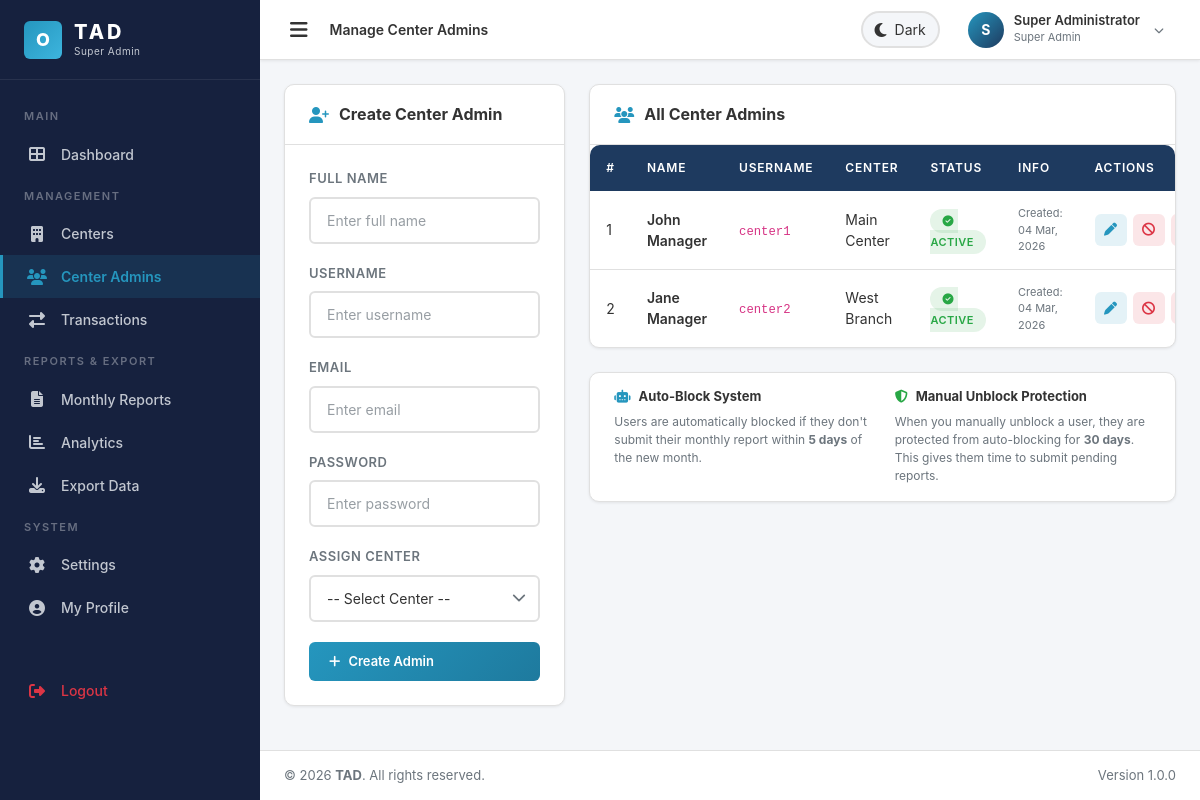
/superadmin/users.php (signed in), run on the app's committed database.
### tables this page shows
CREATE TABLE `users` (
    `id` INT AUTO_INCREMENT PRIMARY KEY,
    `name` VARCHAR(255) NOT NULL,
    `username` VARCHAR(100) NOT NULL UNIQUE,
    `email` VARCHAR(255) DEFAULT NULL,
    `password` VARCHAR(255) NOT NULL,
    `role` ENUM('super_admin', 'center_admin') NOT NULL DEFAULT 'center_admin',
    `center_id` INT DEFAULT NULL,
    `status` ENUM('active', 'blocked') NOT NULL DEFAULT 'active',
    `created_at` TIMESTAMP DEFAULT CURRENT_TIMESTAMP,
    FOREIGN KEY (`center_id`) REFERENCES `centers`(`id`) ON DELETE SET NULL
);

CREATE TABLE `centers` (
    `id` INT AUTO_INCREMENT PRIMARY KEY,
    `center_name` VARCHAR(255) NOT NULL,
    `location` VARCHAR(255) NOT NULL,
    `created_at` TIMESTAMP DEFAULT CURRENT_TIMESTAMP
);

### includes/functions.php (called while the page is built, shortened)
<?php
function sanitize($data) {
    $data = trim($data);
    $data = stripslashes($data);
    $data = htmlspecialchars($data, ENT_QUOTES, 'UTF-8');
    return $data;
}
function formatDate($date) {
    return date('d M, Y', strtotime($date));
}

### superadmin/users.php (the view, shortened to what this page needs)
<?php
$conn = getDBConnection();
$users = $conn->query("SELECT u.*, c.center_name,
    (SELECT al.created_at FROM activity_log al WHERE al.user_id = u.id AND al.action = 'Manual Unblock' ORDER BY al.created_at DESC LIMIT 1) as last_unblocked,
    (SELECT al.created_at FROM activity_log al WHERE al.user_id = u.id AND al.action = 'Auto-Blocked' ORDER BY al.created_at DESC LIMIT 1) as last_auto_blocked
    FROM users u
    LEFT JOIN centers c ON u.center_id = c.id
    WHERE u.role = 'center_admin'
    ORDER BY u.created_at DESC");
$editUser = null;
include __DIR__ . '/../includes/header.php';
?>
<div class="row g-4">
    <div class="col-lg-4">
        <div class="card-custom">
            <div class="card-custom-header">
                <h5><i class="fas fa-<?php echo $editUser ? 'edit' : 'user-plus'; ?>"></i>
                    <?php echo $editUser ? 'Edit Admin' : 'Create Center Admin'; ?>
                </h5>
            </div>
            <div class="card-custom-body">
                <form method="POST" class="needs-validation" novalidate>
                    <div class="form-group-custom">
                        <label>Full Name</label>
                        <input type="text" name="name" class="form-control-custom" required
                               placeholder="Enter full name"
                               value="<?php echo $editUser ? sanitize($editUser['name']) : ''; ?>">
                    </div>
                    <?php if (!$editUser): ?>
                    <div class="form-group-custom">
                        <label>Username</label>
                        <input type="text" name="username" class="form-control-custom" required
                               placeholder="Enter username" pattern="[a-zA-Z0-9_.]+">
                    </div>
                    <?php endif; ?>
                    <div class="form-group-custom">
                        <label>Email</label>
                        <input type="email" name="email" class="form-control-custom"
                               placeholder="Enter email"
                               value="<?php echo $editUser ? sanitize($editUser['email'] ?? '') : ''; ?>">
                    </div>
                    <div class="form-group-custom">
                        <label>Password <?php echo $editUser ? '(leave blank to keep)' : ''; ?></label>
                        <input type="password" name="password" class="form-control-custom"
                               placeholder="Enter password" <?php echo $editUser ? '' : 'required'; ?> minlength="6">
                    </div>
                    <div class="form-group-custom">
                        <label>Assign Center</label>
                        <select name="center_id" class="form-control-custom" required>
                            <option value="">-- Select Center --</option>
                        </select>
                    </div>
                    <button type="submit" class="btn-primary-custom w-100">
                        <i class="fas fa-<?php echo $editUser ? 'save' : 'plus'; ?>"></i>
                        <?php echo $editUser ? 'Update Admin' : 'Create Admin'; ?>
                    </button>
                </form>
            </div>
        </div>
    </div>
    <div class="col-lg-8">
        <div class="card-custom">
            <div class="card-custom-header">
                <h5><i class="fas fa-users"></i> All Center Admins</h5>
            </div>
            <div class="card-custom-body p-0">
                <div class="table-responsive">
                    <table class="table-custom">
                        <thead>
                            <tr>
                                <th>#</th>
                                <th>Name</th>
                                <th>Username</th>
                                <th>Center</th>
                                <th>Status</th>
                                <th>Info</th>
                                <th>Actions</th>
                            </tr>
                        </thead>
                        <tbody>
                            <?php $sr = 1; while ($u = $users->fetch_assoc()): ?>
                            <tr>
                                <td><?php echo $sr++; ?></td>
                                <td class="fw-600"><?php echo sanitize($u['name']); ?></td>
                                <td class="text-muted-custom"><code><?php echo sanitize($u['username']); ?></code></td>
                                <td><?php echo sanitize($u['center_name'] ?? 'N/A'); ?></td>
                                <td>
                                    <?php if ($u['status'] === 'active'): ?>
                                        <span class="badge-type badge-active">
                                            <i class="fas fa-check-circle me-1"></i>Active
                                        </span>
                                    <?php else: ?>
                                        <span class="badge-type badge-blocked">
                                            <i class="fas fa-ban me-1"></i>Blocked
                                        </span>
                                    <?php endif; ?>
                                </td>
                                <td style="font-size: 11px;">
                                    <?php if (!$u['last_auto_blocked'] && !$u['last_unblocked']): ?>
                                        <span class="text-muted-custom">
                                            Created: <?php echo formatDate($u['created_at']); ?>
                                        </span>
                                    <?php endif; ?>
                                </td>
                                <td>
                                    <div class="action-btns">
                                        <a href="?edit=<?php echo $u['id']; ?>" class="btn-icon btn-icon-edit" title="Edit">
                                            <i class="fas fa-pen"></i>
                                        </a>
                                        <?php if ($u['status'] === 'active'): ?>
                                            <a href="?toggle_status=<?php echo $u['id']; ?>"
                                               class="btn-icon btn-icon-delete"
                                               title="Block this user"
                                               onclick="return confirm('⚠️ Block user \'<?php echo sanitize($u['username']); ?>\'?\n\nThey will NOT be able to login.')">
                                                <i class="fas fa-ban"></i>
                                            </a>
                                        <?php endif; ?>
                                        <a href="?delete=<?php echo $u['id']; ?>"
                                           class="btn-icon btn-icon-delete" title="Delete"
                                           onclick="return confirm('🗑️ Permanently delete user \'<?php echo sanitize($u['username']); ?>\'?\n\nThis cannot be undone!')">
                                        </a>
                                    </div>
                                </td>
                            </tr>
                            <?php endwhile; ?>
                        </tbody>
                    </table>
                </div>
            </div>
        </div>
        <div class="card-custom mt-3">
            <div class="card-custom-body" style="padding: 16px 24px;">
                <div class="row">
                    <div class="col-md-6">
                        <h6 class="fw-700 mb-2" style="font-size: 13px;"><i class="fas fa-robot text-primary-custom me-2"></i>Auto-Block System</h6>
                        <p class="text-muted-custom mb-0" style="font-size: 12px;">
                            Users are automatically blocked if they don't submit their monthly report within
                            <strong><?php echo AUTO_BLOCK_DAYS; ?> days</strong> of the new month.
                        </p>
                    </div>
                    <div class="col-md-6">
                        <h6 class="fw-700 mb-2" style="font-size: 13px;"><i class="fas fa-shield-alt text-success-custom me-2"></i>Manual Unblock Protection</h6>
                        <p class="text-muted-custom mb-0" style="font-size: 12px;">
                            When you manually unblock a user, they are protected from auto-blocking for
                            <strong>30 days</strong>. This gives them time to submit pending reports.
                        </p>
                    </div>
                </div>
            </div>
        </div>
    </div>
</div>
<?php include __DIR__ . '/../includes/footer.php'; ?>

### css/style.css (style rules this page uses)
:root { --primary: #2596be; --primary-dark: #1e7a9e; --primary-light: #3db5de; --accent: #1e3a5f; --success: #28a745; --danger: #dc3545; --warning: #ffc107; --info: #17a2b8; --bg-light: #f4f6f9; --bg-card-light: #ffffff; --text-light: #333333; --text-muted-light: #6c757d; --border-light: #e0e0e0; --sidebar-bg: #16213e; --sidebar-text: #c2c7d0; --sidebar-active: #2596be; --sidebar-hover: rgba(37, 150, 190, 0.15); --sidebar-width: 260px; --sidebar-collapsed-width: 70px; --header-height: 60px; --footer-height: 50px; --shadow-sm: 0 1px 3px rgba(0, 0, 0, 0.08); --shadow-md: 0 4px 12px rgba(0, 0, 0, 0.1); --shadow-lg: 0 8px 24px rgba(0, 0, 0, 0.12); --radius-sm: 6px; --radius-md: 10px; --radius-lg: 16px; --radius-xl: 20px; --transition: all 0.3s ease; --transition-fast: all 0.15s ease; --font-family: 'Inter', 'Segoe UI', system-ui, -apple-system, sans-serif; }
* { margin: 0; padding: 0; box-sizing: border-box; }
html { scroll-behavior: smooth; }
body { font-family: var(--font-family); background-color: var(--bg-light); color: var(--text-light); transition: var(--transition); overflow-x: hidden; min-height: 100vh; }
a { color: var(--primary); text-decoration: none; transition: var(--transition-fast); }
.card-custom { background: var(--bg-card-light); border-radius: var(--radius-md); box-shadow: var(--shadow-sm); border: 1px solid var(--border-light); margin-bottom: 24px; transition: var(--transition); }
.card-custom-header { padding: 20px 24px; border-bottom: 1px solid var(--border-light); display: flex; align-items: center; justify-content: space-between; flex-wrap: wrap; gap: 12px; }
.card-custom-header h5 { font-size: 16px; font-weight: 700; color: var(--text-light); margin: 0; display: flex; align-items: center; gap: 10px; }
.card-custom-header h5 i { color: var(--primary); }
.card-custom-body { padding: 24px; }
.table-responsive { border-radius: var(--radius-md); overflow: hidden; }
.table-custom { width: 100%; border-collapse: collapse; }
.table-custom thead th { background: var(--accent); color: #ffffff; font-size: 12px; font-weight: 600; text-transform: uppercase; letter-spacing: 0.8px; padding: 14px 16px; white-space: nowrap; border: none; }
.table-custom tbody td { padding: 14px 16px; font-size: 14px; color: var(--text-light); border-bottom: 1px solid var(--border-light); vertical-align: middle; }
.table-custom tbody tr { transition: var(--transition-fast); }
.table-custom tbody tr:last-child td { border-bottom: none; }
.badge-type { padding: 5px 12px; border-radius: 50px; font-size: 11px; font-weight: 600; text-transform: uppercase; letter-spacing: 0.5px; }
.badge-active { background: rgba(40, 167, 69, 0.12); color: var(--success); }
.btn-primary-custom { background: linear-gradient(135deg, var(--primary), var(--primary-dark)); color: #fff; border: none; padding: 10px 20px; border-radius: var(--radius-sm); font-size: 13px; font-weight: 600; cursor: pointer; transition: var(--transition); display: inline-flex; align-items: center; gap: 8px; }
.action-btns { display: flex; gap: 6px; flex-wrap: nowrap; }
.btn-icon { width: 32px; height: 32px; border-radius: var(--radius-sm); display: inline-flex; align-items: center; justify-content: center; border: none; cursor: pointer; transition: var(--transition-fast); font-size: 13px; }
.btn-icon-edit { background: rgba(37, 150, 190, 0.12); color: var(--primary); }
.btn-icon-delete { background: rgba(220, 53, 69, 0.12); color: var(--danger); }
.form-group-custom { margin-bottom: 20px; }
.form-group-custom label { display: block; font-size: 13px; font-weight: 600; color: var(--text-muted-light); text-transform: uppercase; letter-spacing: 0.5px; margin-bottom: 8px; }
.form-control-custom { width: 100%; padding: 11px 16px; border: 2px solid var(--border-light); border-radius: var(--radius-sm); font-size: 14px; color: var(--text-light); background: var(--bg-card-light); transition: var(--transition); font-family: var(--font-family); }
.form-control-custom::placeholder { color: var(--text-muted-light); opacity: 0.7; }
select.form-control-custom { cursor: pointer; appearance: none; -webkit-appearance: none; background-repeat: no-repeat; background-position: right 12px center; background-size: 14px; padding-right: 40px; }
.text-primary-custom { color: var(--primary) !important; }
.text-success-custom { color: var(--success) !important; }
.text-muted-custom { color: var(--text-muted-light) !important; }
.fw-600 { font-weight: 600 !important; }
.fw-700 { font-weight: 700 !important; }

### data on the page
users: name "John Manager", username "center1", center.center_name "Main Center", status "active" (drawn), created_at "04 Mar, 2026"
users: name "Jane Manager", username "center2", center.center_name "West Branch", status "active" (drawn), created_at "04 Mar, 2026"

### other printed values
APP_NAME "TAD"
$pageTitle "Manage Center Admins"
substr($_SESSION['user_name'] ?? 'U', 0, 1) "S"
$_SESSION['user_name'] "Super Administrator"
AUTO_BLOCK_DAYS "5"
APP_VERSION "1.0.0"
